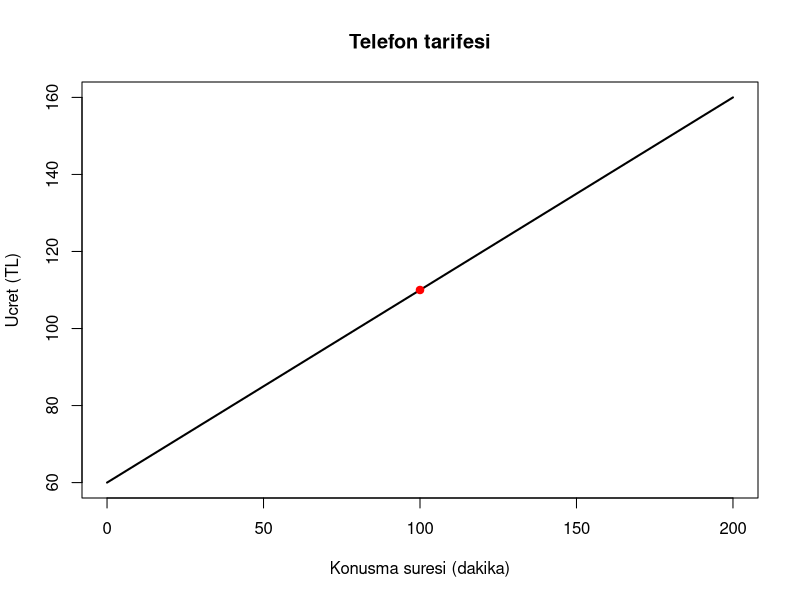

Generate this figure with R:
# Gerçek Yaşamda Doğrusal Modeller

# Telefon tarifesi: sabit 60 TL, dakika başına 0.50 TL
ucret <- function(dakika) 60 + 0.50 * dakika
ucret(100)        # 110 TL
(80 - 60) / 0.50  # 80 TL için 40 dakika

dakika <- seq(0, 200, by = 10)
plot(dakika, ucret(dakika), type = "l", lwd = 2,
     xlab = "Konusma suresi (dakika)", ylab = "Ucret (TL)", main = "Telefon tarifesi")
points(100, ucret(100), col = "red", pch = 19)

# Celsius-Fahrenheit: (-5, 23) ve (10, 50) noktaları
m <- (50 - 23) / (10 - (-5))
b <- 23 - m * (-5)
c(egim = m, sabit = b)  # 1.8 ve 32
fahrenheit <- function(celsius) m * celsius + b
fahrenheit(c(0, 100))  # 32, 212

# 200 TL birim satış geliri ve 3000 TL sabit gider ile başa baş durumu
adet <- c(5, 10, 25, 50, 80, 100)
data.frame(adet, gelir = 200 * adet, gider = 3000, kar = 200 * adet - 3000)
3000 / 200  # 15 ürün: başa baş; kâr için en az 16 ürün gerekir.
